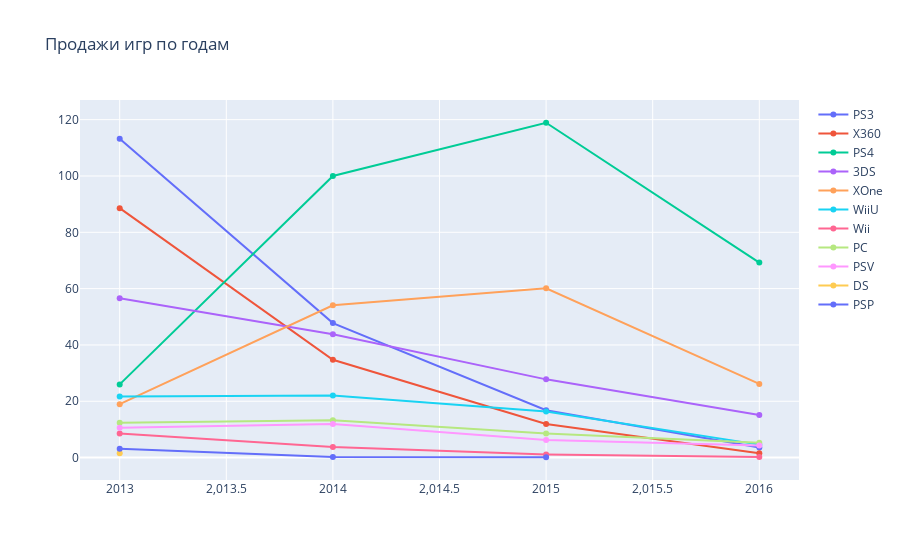

Source (notebook cell):
### Markdown cell above
# Какие платформы лидируют по продажам, растут или падают? Выберите несколько потенциально прибыльных платформ.

### Code cell
data = []

for platform in games['platform'].unique():
    data.append(
        go.Scatter(x=games[games.platform==platform].groupby("year_of_release")['total_sales'].sum().index,
               y=games[games.platform==platform].groupby("year_of_release")['total_sales'].sum(),
               name=platform)
    )
layout = {'title': 'Продажи игр по годам'}
    
fig = go.Figure(data=data, layout=layout)
iplot(fig, show_link = False)

### Figure 1 — Plotly figure (JSON) as saved in the notebook; plotly's stock layout.template omitted (floating-point values rounded to 4 significant figures)
{"data": [{"name": "PS3", "type": "scatter", "x": [2013, 2014, 2015, 2016], "y": [113.2, 47.76, 16.82, 3.6]}, {"name": "X360", "type": "scatter", "x": [2013, 2014, 2015, 2016], "y": [88.58, 34.74, 11.96, 1.52]}, {"name": "PS4", "type": "scatter", "x": [2013, 2014, 2015, 2016], "y": [25.99, 100.0, 118.9, 69.25]}, {"name": "3DS", "type": "scatter", "x": [2013, 2014, 2015, 2016], "y": [56.57, 43.76, 27.78, 15.14]}, {"name": "XOne", "type": "scatter", "x": [2013, 2014, 2015, 2016], "y": [18.96, 54.07, 60.14, 26.15]}, {"name": "WiiU", "type": "scatter", "x": [2013, 2014, 2015, 2016], "y": [21.65, 22.03, 16.35, 4.6]}, {"name": "Wii", "type": "scatter", "x": [2013, 2014, 2015, 2016], "y": [8.59, 3.75, 1.14, 0.18]}, {"name": "PC", "type": "scatter", "x": [2013, 2014, 2015, 2016], "y": [12.38, 13.28, 8.52, 5.25]}, {"name": "PSV", "type": "scatter", "x": [2013, 2014, 2015, 2016], "y": [10.59, 11.9, 6.25, 4.25]}, {"name": "DS", "type": "scatter", "x": [2013], "y": [1.54]}, {"name": "PSP", "type": "scatter", "x": [2013, 2014, 2015], "y": [3.14, 0.24, 0.12]}], "layout": {"title": {"text": "Продажи игр по годам"}}}
